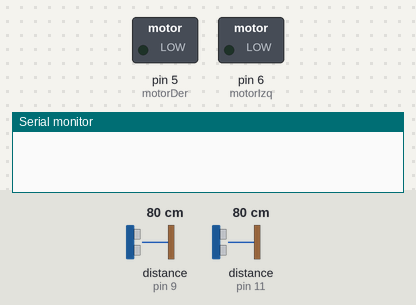
The sketch below on a simulated Arduino Uno, built with avr-gcc and run on an emulated ATmega328P. Shown: switched loads named in the sketch (green lamp = pin HIGH), the last lines printed to the serial monitor. Wiring (inferred from the names in the program): 2 × ultrasonic range finder: trigger pin 8, echo pin 9 / trigger pin 10, echo pin 11. The inputs (shaded band) are chosen by the test bench; at power-on: distance to the obstacle (sensors on pin 9, pin 11) 80 cm. The echo pulse lasts 58.3 µs per cm; pins used as bus, display or sensor lines are not drawn.

Above: at 1.2 s.
1.3 s: distance to the obstacle (sensor on pin 9) set to 57 cm
2.8 s: distance to the obstacle (sensor on pin 9) set to 48 cm
At 4.0 s:
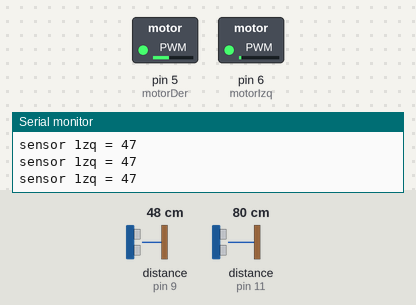
4.3 s: distance to the obstacle (sensor on pin 11) set to 55 cm
7.3 s: distance to the obstacle (sensor on pin 11) set to 46 cm
At 8.5 s:
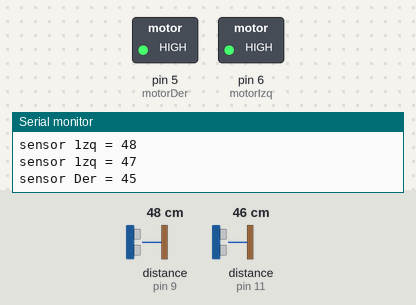
8.8 s: distance to the obstacle (sensor on pin 9) set to 60 cm
At 9.9 s:
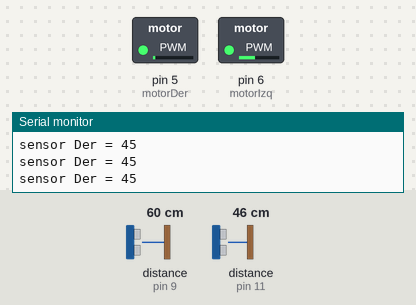
10.3 s: distance to the obstacle (sensor on pin 9) set to 18 cm
At 11.7 s:
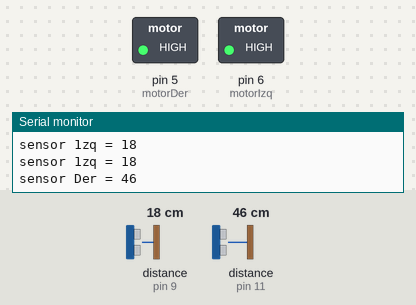
Timing chart, 0 to 13.3 s (numbered marks = the images above; inputs shaded):
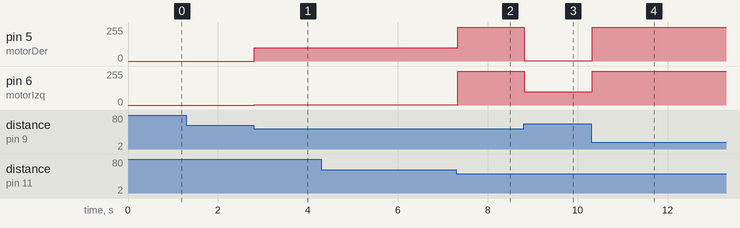

Measured:
- the behaviour switches between 52 and 51 cm on distance to the obstacle (sensor on pin 9) (found by bisection; images 0 and 1)
- the behaviour switches between 52 and 51 cm on distance to the obstacle (sensor on pin 11) (found by bisection; images 1 and 2)
- after the input at 1.3 s, every drawn part: stays the same
- after the input at 2.8 s, pin 5 (motorDer): 0/255 → 100/255 at once; pin 6 (motorIzq): 0/255 → 1/255 at once
- after the input at 7.3 s, pin 5 (motorDer): 100/255 → 255/255 at once; pin 6 (motorIzq): 1/255 → 255/255 at once
- after the input at 8.8 s, pin 5 (motorDer): 255/255 → 2/255 at once; pin 6 (motorIzq): 255/255 → 100/255 at once
- after the input at 10.3 s, pin 5 (motorDer): 2/255 → 255/255 at once; pin 6 (motorIzq): 100/255 → 255/255 at once

The sketch:

ultrasonicos_motores.ino
```cpp
int motorDer=5;
int motorIzq=6;

int trig1=8;
int echo1=9;

int trig2=10;
int echo2=11;


boolean ultrasonicoIzq=false;
boolean ultrasonicoDer=false;

void setup(){
     Serial.begin(9600);
     pinMode(trig1,OUTPUT);
     pinMode(trig2,OUTPUT);
     pinMode(echo1,INPUT);
     pinMode(echo2,INPUT);

     pinMode(motorIzq,OUTPUT);
     pinMode(motorDer,OUTPUT);
}

void loop(){
  calculoUltrasonico1();
  calculoUltrasonico2();
  calculoUltrasonico1();

  if (ultrasonicoDer==true && ultrasonicoIzq==false){
        moverDer();
  }

  if (ultrasonicoDer==false && ultrasonicoIzq==true){
       moverIzq();
  }

   if (ultrasonicoDer==true && ultrasonicoIzq==true){
        adelante();
  }

  if (ultrasonicoDer==false && ultrasonicoIzq==false){
       apagarMotores();
  }

}


//CALIBRACION DEL MOTOR//

void moverMotorDerecha(){
    analogWrite(motorDer,255);
}

void moverMotorIzquierda(){
    analogWrite(motorIzq,255);
}


void moverIzq(){
    analogWrite(motorIzq,1);
    analogWrite(motorDer,100);
}

void moverDer(){
    analogWrite(motorIzq,100);
    analogWrite(motorDer,2);
}

void adelante(){
  analogWrite(motorIzq,255);
  analogWrite(motorDer,255);
}
void apagarMotores(){
   analogWrite(motorIzq,0);
   analogWrite(motorDer,0);
}

//CALIBRACION DE SENSORES ULTRASONICOS//

void calculoUltrasonico1(){ // IZQUIERDO
    digitalWrite(trig1, HIGH);  // Flanco ascendente
    delayMicroseconds(100);    // Duracion del pulso
    digitalWrite(trig1, LOW);  // Flanco descendente
    int duracion = pulseIn(echo1, HIGH);
    int distancia = (duracion/2) / 29;

     if(distancia>=0 && distancia <= 50){
        Serial.print("sensor 1zq = ");
        Serial.print (distancia);
        Serial.println("");
        ultrasonicoIzq=true;
    }
    else{
        ultrasonicoIzq=false;
    }
}

void calculoUltrasonico2(){ //DERECHO
    digitalWrite(trig2, HIGH);  // Flanco ascendente
    delayMicroseconds(100);        // Duracion del pulso
    digitalWrite(trig2, LOW);  // Flanco descendente
    int duracion = pulseIn(echo2, HIGH);
    int distancia= (duracion/2) / 29;

    if(distancia>=0 && distancia <= 50){
        Serial.print("sensor Der = ");
        Serial.print (distancia);
        Serial.println("");
        ultrasonicoDer=true;
    }
    else{
        ultrasonicoDer=false;
    }
}
```
